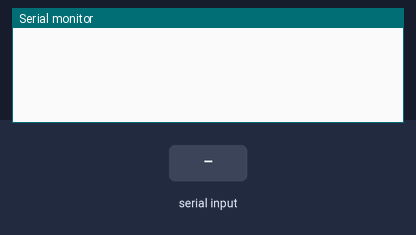
Recording of a sketch running on a simulated Arduino Uno, built with avr-gcc and run on an emulated ATmega328P. Shown: the last lines printed to the serial monitor. The test bench sets the inputs (shaded band).

Above: at 1.2 s.
1.3 s: "90,45\n" received over Serial
At 3.2 s:
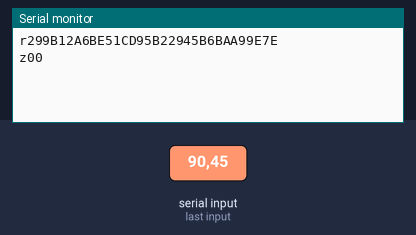
3.8 s: "30,150\n" received over Serial
At 6.0 s:
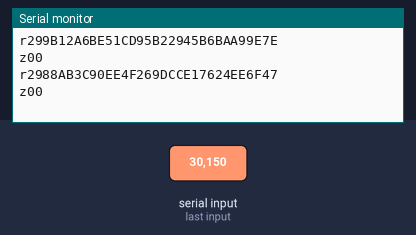
6.3 s: "200\n" received over Serial
At 8.1 s:
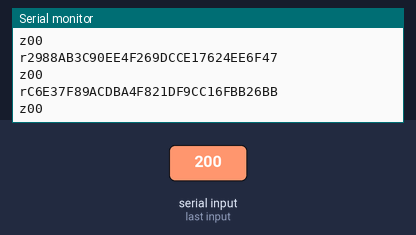

Measured:
- after the input at 1.3 s, the serial monitor: prints a new line after 1.0 s (image 1)
- after the input at 3.8 s, the serial monitor: prints a new line after 1.0 s (image 2)
- after the input at 6.3 s, the serial monitor: prints a new line after 1.0 s (image 3)

The sketch:

arduino_nano_uart.ino
```cpp
uint8_t key[] = {0x2b, 0x7e, 0x15, 0x16, 0x28, 0xae, 0xd2, 0xa6, 0xab, 0xf7, 0x15, 0x88, 0x09, 0xcf, 0x4f, 0x3c};


uint8_t rijndael_sbox[256] =
{
  0x63, 0x7C, 0x77, 0x7B, 0xF2, 0x6B, 0x6F, 0xC5, 0x30, 0x01, 0x67, 0x2B, 0xFE, 0xD7, 0xAB, 0x76,
  0xCA, 0x82, 0xC9, 0x7D, 0xFA, 0x59, 0x47, 0xF0, 0xAD, 0xD4, 0xA2, 0xAF, 0x9C, 0xA4, 0x72, 0xC0,
  0xB7, 0xFD, 0x93, 0x26, 0x36, 0x3F, 0xF7, 0xCC, 0x34, 0xA5, 0xE5, 0xF1, 0x71, 0xD8, 0x31, 0x15,
  0x04, 0xC7, 0x23, 0xC3, 0x18, 0x96, 0x05, 0x9A, 0x07, 0x12, 0x80, 0xE2, 0xEB, 0x27, 0xB2, 0x75,
  0x09, 0x83, 0x2C, 0x1A, 0x1B, 0x6E, 0x5A, 0xA0, 0x52, 0x3B, 0xD6, 0xB3, 0x29, 0xE3, 0x2F, 0x84,
  0x53, 0xD1, 0x00, 0xED, 0x20, 0xFC, 0xB1, 0x5B, 0x6A, 0xCB, 0xBE, 0x39, 0x4A, 0x4C, 0x58, 0xCF,
  0xD0, 0xEF, 0xAA, 0xFB, 0x43, 0x4D, 0x33, 0x85, 0x45, 0xF9, 0x02, 0x7F, 0x50, 0x3C, 0x9F, 0xA8,
  0x51, 0xA3, 0x40, 0x8F, 0x92, 0x9D, 0x38, 0xF5, 0xBC, 0xB6, 0xDA, 0x21, 0x10, 0xFF, 0xF3, 0xD2,
  0xCD, 0x0C, 0x13, 0xEC, 0x5F, 0x97, 0x44, 0x17, 0xC4, 0xA7, 0x7E, 0x3D, 0x64, 0x5D, 0x19, 0x73,
  0x60, 0x81, 0x4F, 0xDC, 0x22, 0x2A, 0x90, 0x88, 0x46, 0xEE, 0xB8, 0x14, 0xDE, 0x5E, 0x0B, 0xDB,
  0xE0, 0x32, 0x3A, 0x0A, 0x49, 0x06, 0x24, 0x5C, 0xC2, 0xD3, 0xAC, 0x62, 0x91, 0x95, 0xE4, 0x79,
  0xE7, 0xC8, 0x37, 0x6D, 0x8D, 0xD5, 0x4E, 0xA9, 0x6C, 0x56, 0xF4, 0xEA, 0x65, 0x7A, 0xAE, 0x08,
  0xBA, 0x78, 0x25, 0x2E, 0x1C, 0xA6, 0xB4, 0xC6, 0xE8, 0xDD, 0x74, 0x1F, 0x4B, 0xBD, 0x8B, 0x8A,
  0x70, 0x3E, 0xB5, 0x66, 0x48, 0x03, 0xF6, 0x0E, 0x61, 0x35, 0x57, 0xB9, 0x86, 0xC1, 0x1D, 0x9E,
  0xE1, 0xF8, 0x98, 0x11, 0x69, 0xD9, 0x8E, 0x94, 0x9B, 0x1E, 0x87, 0xE9, 0xCE, 0x55, 0x28, 0xDF,
  0x8C, 0xA1, 0x89, 0x0D, 0xBF, 0xE6, 0x42, 0x68, 0x41, 0x99, 0x2D, 0x0F, 0xB0, 0x54, 0xBB, 0x16
};


uint8_t mul2[] =
{
  0x00,0x02,0x04,0x06,0x08,0x0a,0x0c,0x0e,0x10,0x12,0x14,0x16,0x18,0x1a,0x1c,0x1e,
  0x20,0x22,0x24,0x26,0x28,0x2a,0x2c,0x2e,0x30,0x32,0x34,0x36,0x38,0x3a,0x3c,0x3e,
  0x40,0x42,0x44,0x46,0x48,0x4a,0x4c,0x4e,0x50,0x52,0x54,0x56,0x58,0x5a,0x5c,0x5e,
  0x60,0x62,0x64,0x66,0x68,0x6a,0x6c,0x6e,0x70,0x72,0x74,0x76,0x78,0x7a,0x7c,0x7e,
  0x80,0x82,0x84,0x86,0x88,0x8a,0x8c,0x8e,0x90,0x92,0x94,0x96,0x98,0x9a,0x9c,0x9e,
  0xa0,0xa2,0xa4,0xa6,0xa8,0xaa,0xac,0xae,0xb0,0xb2,0xb4,0xb6,0xb8,0xba,0xbc,0xbe,
  0xc0,0xc2,0xc4,0xc6,0xc8,0xca,0xcc,0xce,0xd0,0xd2,0xd4,0xd6,0xd8,0xda,0xdc,0xde,
  0xe0,0xe2,0xe4,0xe6,0xe8,0xea,0xec,0xee,0xf0,0xf2,0xf4,0xf6,0xf8,0xfa,0xfc,0xfe,
  0x1b,0x19,0x1f,0x1d,0x13,0x11,0x17,0x15,0x0b,0x09,0x0f,0x0d,0x03,0x01,0x07,0x05,
  0x3b,0x39,0x3f,0x3d,0x33,0x31,0x37,0x35,0x2b,0x29,0x2f,0x2d,0x23,0x21,0x27,0x25,
  0x5b,0x59,0x5f,0x5d,0x53,0x51,0x57,0x55,0x4b,0x49,0x4f,0x4d,0x43,0x41,0x47,0x45,
  0x7b,0x79,0x7f,0x7d,0x73,0x71,0x77,0x75,0x6b,0x69,0x6f,0x6d,0x63,0x61,0x67,0x65,
  0x9b,0x99,0x9f,0x9d,0x93,0x91,0x97,0x95,0x8b,0x89,0x8f,0x8d,0x83,0x81,0x87,0x85,
  0xbb,0xb9,0xbf,0xbd,0xb3,0xb1,0xb7,0xb5,0xab,0xa9,0xaf,0xad,0xa3,0xa1,0xa7,0xa5,
  0xdb,0xd9,0xdf,0xdd,0xd3,0xd1,0xd7,0xd5,0xcb,0xc9,0xcf,0xcd,0xc3,0xc1,0xc7,0xc5,
  0xfb,0xf9,0xff,0xfd,0xf3,0xf1,0xf7,0xf5,0xeb,0xe9,0xef,0xed,0xe3,0xe1,0xe7,0xe5
};

uint8_t mul3[] =
{
  0x00,0x03,0x06,0x05,0x0c,0x0f,0x0a,0x09,0x18,0x1b,0x1e,0x1d,0x14,0x17,0x12,0x11,
  0x30,0x33,0x36,0x35,0x3c,0x3f,0x3a,0x39,0x28,0x2b,0x2e,0x2d,0x24,0x27,0x22,0x21,
  0x60,0x63,0x66,0x65,0x6c,0x6f,0x6a,0x69,0x78,0x7b,0x7e,0x7d,0x74,0x77,0x72,0x71,
  0x50,0x53,0x56,0x55,0x5c,0x5f,0x5a,0x59,0x48,0x4b,0x4e,0x4d,0x44,0x47,0x42,0x41,
  0xc0,0xc3,0xc6,0xc5,0xcc,0xcf,0xca,0xc9,0xd8,0xdb,0xde,0xdd,0xd4,0xd7,0xd2,0xd1,
  0xf0,0xf3,0xf6,0xf5,0xfc,0xff,0xfa,0xf9,0xe8,0xeb,0xee,0xed,0xe4,0xe7,0xe2,0xe1,
  0xa0,0xa3,0xa6,0xa5,0xac,0xaf,0xaa,0xa9,0xb8,0xbb,0xbe,0xbd,0xb4,0xb7,0xb2,0xb1,
  0x90,0x93,0x96,0x95,0x9c,0x9f,0x9a,0x99,0x88,0x8b,0x8e,0x8d,0x84,0x87,0x82,0x81,
  0x9b,0x98,0x9d,0x9e,0x97,0x94,0x91,0x92,0x83,0x80,0x85,0x86,0x8f,0x8c,0x89,0x8a,
  0xab,0xa8,0xad,0xae,0xa7,0xa4,0xa1,0xa2,0xb3,0xb0,0xb5,0xb6,0xbf,0xbc,0xb9,0xba,
  0xfb,0xf8,0xfd,0xfe,0xf7,0xf4,0xf1,0xf2,0xe3,0xe0,0xe5,0xe6,0xef,0xec,0xe9,0xea,
  0xcb,0xc8,0xcd,0xce,0xc7,0xc4,0xc1,0xc2,0xd3,0xd0,0xd5,0xd6,0xdf,0xdc,0xd9,0xda,
  0x5b,0x58,0x5d,0x5e,0x57,0x54,0x51,0x52,0x43,0x40,0x45,0x46,0x4f,0x4c,0x49,0x4a,
  0x6b,0x68,0x6d,0x6e,0x67,0x64,0x61,0x62,0x73,0x70,0x75,0x76,0x7f,0x7c,0x79,0x7a,
  0x3b,0x38,0x3d,0x3e,0x37,0x34,0x31,0x32,0x23,0x20,0x25,0x26,0x2f,0x2c,0x29,0x2a,
  0x0b,0x08,0x0d,0x0e,0x07,0x04,0x01,0x02,0x13,0x10,0x15,0x16,0x1f,0x1c,0x19,0x1a
};

uint8_t rcon[256] = {
  0x8d, 0x01, 0x02, 0x04, 0x08, 0x10, 0x20, 0x40, 0x80, 0x1b, 0x36, 0x6c, 0xd8, 0xab, 0x4d, 0x9a,
  0x2f, 0x5e, 0xbc, 0x63, 0xc6, 0x97, 0x35, 0x6a, 0xd4, 0xb3, 0x7d, 0xfa, 0xef, 0xc5, 0x91, 0x39,
  0x72, 0xe4, 0xd3, 0xbd, 0x61, 0xc2, 0x9f, 0x25, 0x4a, 0x94, 0x33, 0x66, 0xcc, 0x83, 0x1d, 0x3a,
  0x74, 0xe8, 0xcb, 0x8d, 0x01, 0x02, 0x04, 0x08, 0x10, 0x20, 0x40, 0x80, 0x1b, 0x36, 0x6c, 0xd8,
  0xab, 0x4d, 0x9a, 0x2f, 0x5e, 0xbc, 0x63, 0xc6, 0x97, 0x35, 0x6a, 0xd4, 0xb3, 0x7d, 0xfa, 0xef,
  0xc5, 0x91, 0x39, 0x72, 0xe4, 0xd3, 0xbd, 0x61, 0xc2, 0x9f, 0x25, 0x4a, 0x94, 0x33, 0x66, 0xcc,
  0x83, 0x1d, 0x3a, 0x74, 0xe8, 0xcb, 0x8d, 0x01, 0x02, 0x04, 0x08, 0x10, 0x20, 0x40, 0x80, 0x1b,
  0x36, 0x6c, 0xd8, 0xab, 0x4d, 0x9a, 0x2f, 0x5e, 0xbc, 0x63, 0xc6, 0x97, 0x35, 0x6a, 0xd4, 0xb3,
  0x7d, 0xfa, 0xef, 0xc5, 0x91, 0x39, 0x72, 0xe4, 0xd3, 0xbd, 0x61, 0xc2, 0x9f, 0x25, 0x4a, 0x94,
  0x33, 0x66, 0xcc, 0x83, 0x1d, 0x3a, 0x74, 0xe8, 0xcb, 0x8d, 0x01, 0x02, 0x04, 0x08, 0x10, 0x20,
  0x40, 0x80, 0x1b, 0x36, 0x6c, 0xd8, 0xab, 0x4d, 0x9a, 0x2f, 0x5e, 0xbc, 0x63, 0xc6, 0x97, 0x35,
  0x6a, 0xd4, 0xb3, 0x7d, 0xfa, 0xef, 0xc5, 0x91, 0x39, 0x72, 0xe4, 0xd3, 0xbd, 0x61, 0xc2, 0x9f,
  0x25, 0x4a, 0x94, 0x33, 0x66, 0xcc, 0x83, 0x1d, 0x3a, 0x74, 0xe8, 0xcb, 0x8d, 0x01, 0x02, 0x04,
  0x08, 0x10, 0x20, 0x40, 0x80, 0x1b, 0x36, 0x6c, 0xd8, 0xab, 0x4d, 0x9a, 0x2f, 0x5e, 0xbc, 0x63,
  0xc6, 0x97, 0x35, 0x6a, 0xd4, 0xb3, 0x7d, 0xfa, 0xef, 0xc5, 0x91, 0x39, 0x72, 0xe4, 0xd3, 0xbd,
  0x61, 0xc2, 0x9f, 0x25, 0x4a, 0x94, 0x33, 0x66, 0xcc, 0x83, 0x1d, 0x3a, 0x74, 0xe8, 0xcb, 0x8d
};

static void aes_add_round_key(uint8_t *state, uint8_t *key){
  for(uint8_t i = 0; i < 16; i++)
    state[i] ^= key[i];
}

static void aes_substitute(uint8_t *state){
  for(uint8_t i = 0; i < 16; i++)
    state[i] = rijndael_sbox[state[i]];
}


static void aes_shift_row_step(uint8_t *state, uint8_t row_number){
  uint8_t first = state[row_number];
  for(uint8_t i = 0; i < 3; i++)
    state[4 * i + row_number] = state[4 * i +row_number + 4];
  state[4 * 3 + row_number] = first;
}


static void aes_shift_row(uint8_t *state, uint8_t row_number, uint8_t n){
  while(n > 0){
    aes_shift_row_step(state, row_number);
    --n;
  }
}

static void aes_shift_rows(uint8_t *state){
  uint8_t row_number = 1;
  while(row_number < 4){
    aes_shift_row(state, row_number, row_number);
    ++row_number;
  }
}

static void aes_mix_column(uint8_t *mixed, uint8_t *state, uint8_t n){
  mixed[4*n + 0] = (uint8_t)   mul2[state[4*n + 0]] ^ mul3[state[4*n + 1]] ^      state[4*n + 2]  ^      state[4*n + 3];
  mixed[4*n + 1] = (uint8_t)        state[4*n + 0]  ^ mul2[state[4*n + 1]] ^ mul3[state[4*n + 2]] ^      state[4*n + 3];
  mixed[4*n + 2] = (uint8_t)        state[4*n + 0]  ^      state[4*n + 1]  ^ mul2[state[4*n + 2]] ^ mul3[state[4*n + 3]];
  mixed[4*n + 3] = (uint8_t)   mul3[state[4*n + 0]] ^      state[4*n + 1]  ^      state[4*n + 2]  ^ mul2[state[4*n + 3]];
}

static void aes_mix_columns(uint8_t *state){
  uint8_t mixed[16];
  uint8_t i;

  for(i = 0; i < 4; i++)
    aes_mix_column(mixed, state, i);

  memcpy(state, mixed, 16);
}

static void aes_key_expand_first(uint8_t *col, uint8_t rcon_index){
  uint8_t first = col[0];
  for(uint8_t i = 0; i < 3; i++)
    col[i] = col[i+1];
  col[3] = first;

  for(uint8_t i = 0; i < 4; i++)
    col[i] = rijndael_sbox[col[i]];
  col[0] ^= rcon[rcon_index];
}

static void aes_key_expand(uint8_t *expanded, uint8_t *original){
  /* First 16 bytes are same as the original */
  memcpy(expanded, original, 16);

  uint8_t temp[4];
  for (uint8_t i = 16, rcon_index = 1; i < 176;) {

    for (uint8_t j = 0; j < 4; j++)
      temp[j] = expanded[j + i - 4];

    /* The first column is special */
    if ( !(i % 16) )
      aes_key_expand_first(temp, rcon_index++);

    /* The rest of the columns are just sum */
    for (uint8_t j = 0; j < 4; j++) {
      expanded[i] = expanded[i - 16] ^ temp[j];
      ++i;
    }

  }
}


void aes_encrypt(uint8_t *out, uint8_t *in, uint8_t *key){

  /* This will hold the current state */
  uint8_t state[16];
  memcpy(state, in, 16);

  uint8_t expanded[176];
  aes_key_expand(expanded, key);
  aes_add_round_key(state, expanded);

  for (int i = 0; i < 9; i++) {
    aes_substitute(state);
    aes_shift_rows(state);
    aes_mix_columns(state);
    aes_add_round_key(state, expanded + (16 * (i+1)));
  }

  aes_substitute(state);
  aes_shift_rows(state);
  aes_add_round_key(state, expanded + 160);

  memcpy(out, state, 16);
}


void setup(){
  Serial.begin(38400);
}


void loop() {
  char buffer[34];
  while (Serial.available()) {
    Serial.readBytes(buffer, 34);


    char currbyte[2];
    unsigned char pt[16];
    unsigned char ct[16];
    for(int i=0; i<16; i++){
      memcpy(currbyte, buffer+1+i*2, 2);
      currbyte[2]='\0';
      pt[i] = (int) strtol(currbyte ,0, 16);
      }


    aes_encrypt(ct, pt, key);

    char ack[5] = "z00\n";
    char msg[50] = "r";
    char a[3];
    for(int i=0;i<16;i++){
      sprintf(a, "%02X", ct[i]);
      strcat(msg, a);
    }
    strcat(msg, "\n");

    Serial.write(msg, 34);
    Serial.write(ack, 4);
}
}
```
